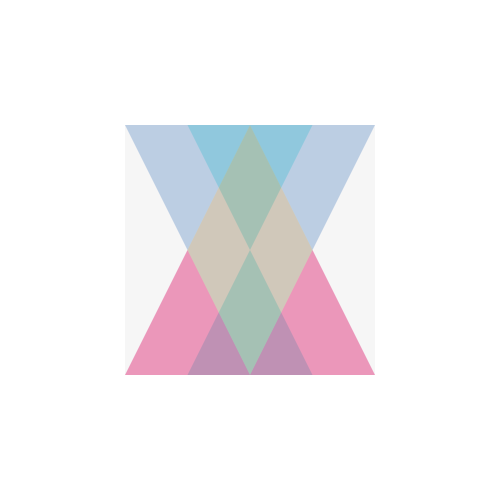
Frame 1 (no input)
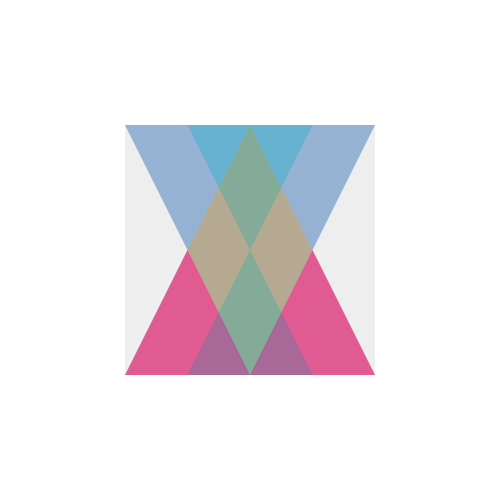
Frame 2 (the mouse pressed at the canvas centre, redrawn once)

The Processing sketch that drew these frames (run headless with seeded random() and noise(); the mouse was pressed at the canvas centre and the sketch redrawn once):

// Processing sketch: processing_85659
// ── processing_85659.pde

void setup ()
{
 
 size(500,500);
background(255);
noLoop();
  
}

void draw ()

{
noStroke();



fill(39,222,227,90);
triangle(187.5,125,250,250,312.5,125);
triangle(187.5,375,250,250,312.5,375);

fill(140,27,222,60);
triangle(250,125,312.5,250,375,125);
triangle(125,125,187.5,250,250,125);
triangle(125,375,187.5,250,250,375);
triangle(250,375,312.5,250,375,375);

fill(255,0,0,63);
triangle(125,375,250,125,375,375);
fill(63,224,164,63);
triangle (125,125,250,375,375,125); 
fill(196,196,196,40);
triangle(187.5,250,125,125,125,375);
triangle(312.5,250,375,125,375,375);



 
  
}
